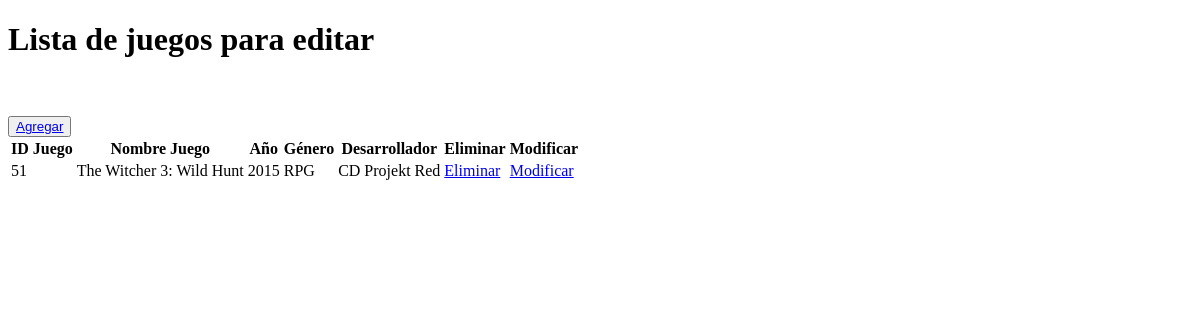
The app's page /ReviewRealm/crud, older data.
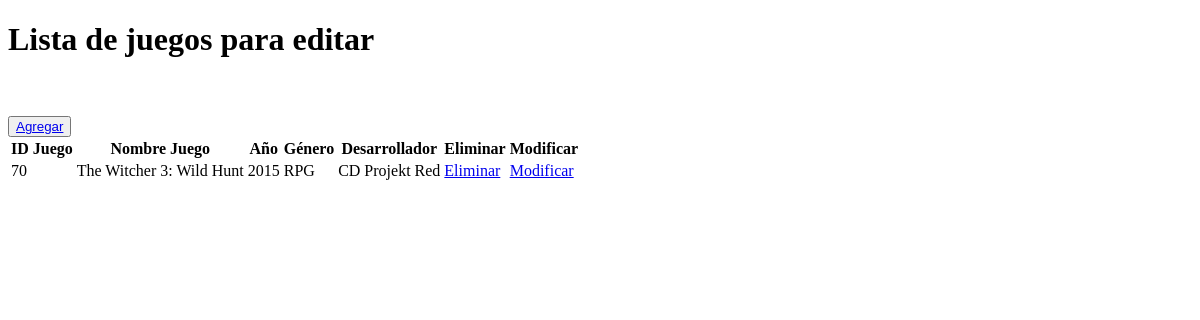
The same page, newer data.
### ReviewRealm/models.py (models this page shows, shortened)
class Juego(models.Model):
    id_juego = models.AutoField(db_column='idJuego',primary_key=True)
    titulo = models.CharField(max_length=200)
    descripcion = models.TextField(blank=True, null=True)
    anio = models.IntegerField(validators=[MinValueValidator(1900), MaxValueValidator(9999)])
    id_genero_juego = models.ForeignKey('Genero_Juego', on_delete=models.CASCADE, db_column='idGeneroJuego')
    desarrollador = models.CharField(max_length=200)
    publisher = models.CharField(max_length=200)
    calificacion = models.DecimalField(max_digits=3, decimal_places=1, null=True, blank=True)
    plataforma = models.CharField(max_length=100)
    duracion = models.PositiveIntegerField(validators=[MaxValueValidator(99999)])
    clasificacion = models.CharField(max_length=200)
    imagen_portada = models.ImageField(upload_to='portadas/', blank=True, null=True)

class Genero_Juego(models.Model):
    id_genero_juego = models.AutoField(db_column='idGeneroJuego', primary_key=True)
    nombre_genero = models.CharField(max_length=100, blank=False, null=False)

### ReviewRealm/views.py (the view)
# urls.py: path('crud', views.crud, name='crud'),
def crud(request):
    juegos = Juego.objects.all()
    context = {'juegos': juegos}
    return render(request, 'ReviewRealm/juegos_list.html', context)

### ReviewRealm/templates/ReviewRealm/juegos_list.html (shortened to what this page needs)
<!DOCTYPE html>
<html lang="en">
<head>
</head>
<body>
    <h1>Lista de juegos para editar</h1><br>
    <br>
    <button type="button">
        <a href="{% url 'juegosAdd' %}">Agregar</a>
    </button>
    <table>
        {% if juegos %}
            <th>ID Juego</th>
            <th>Nombre Juego</th>
            <th>Año</th>
            <th>Género</th>
            <th>Desarrollador</th>
            <th>Eliminar</th>
            <th>Modificar</th>
            {% for x in juegos %}
                <tr>
                    <td>{{x.id_juego}}</td>
                    <td>{{x.titulo}}</td>
                    <td>{{x.anio}}</td>
                    <td>{{x.id_genero_juego.nombre_genero}}</td>
                    <td>{{x.desarrollador}}</td>
                    <td><a href="{% url 'juegos_del' pk=x.id_juego %}">Eliminar</a></td>
                    <td><a href="{% url 'juegos_findEdit' pk=x.id_juego %}">Modificar</a></td>
                </tr>
            {% endfor %}
        {% endif %}
    </table>
</body>
</html>

Row changes from the older to the newer data that the page shows:
removed Juego: id_juego "51", titulo "The Witcher 3: Wild Hunt", anio "2015", id_genero_juego.nombre_genero "RPG", desarrollador "CD Projekt Red"
added Juego: id_juego "70", titulo "The Witcher 3: Wild Hunt", anio "2015", id_genero_juego.nombre_genero "RPG", desarrollador "CD Projekt Red"
